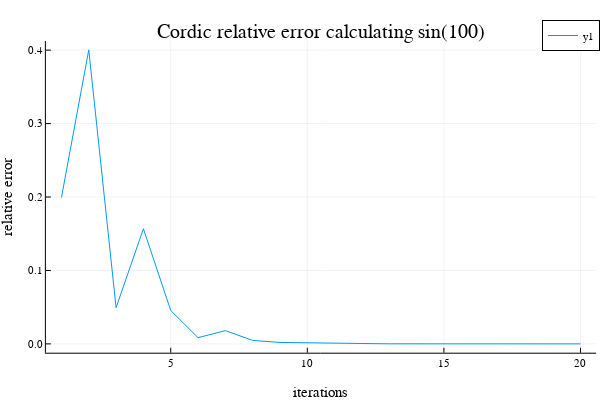

The notebook cell this image was saved under:
### Code cell
plot(cordic_error_of_iterations, X, title="Cordic relative error calculating sin(100)", xguide = "iterations", yguide = "relative error")

### Figure 1 — Plotly figure (JSON) as saved in the notebook; plotly's stock layout.template omitted (floating-point values rounded to 4 significant figures)
{"data": [{"colorbar": {"title": ""}, "legendgroup": "y1", "line": {"color": "rgba(0, 154, 250, 1.000)", "dash": "solid", "shape": "linear", "width": 1}, "mode": "lines", "name": "y1", "showlegend": true, "type": "scatter", "x": [1, 2, 3, 4, 5, 6, 7, 8, 9, 10, 11, 12, 13, 14, 15, 16, 17, 18, 19, 20], "xaxis": "x", "y": [0.1992, 0.4004, 0.04933, 0.1568, 0.04553, 0.008453, 0.01807, 0.004686, 0.001977, 0.001347, 0.000317, 0.0005145, 9.863e-05, 0.0001093, 5.323e-06, 4.665e-05, 2.066e-05, 7.67e-06, 1.174e-06, 2.074e-06], "yaxis": "y", "zmax": null, "zmin": null}], "layout": {"annotations": [{"font": {"color": "rgba(0, 0, 0, 1.000)", "family": "sans-serif", "size": 20}, "rotation": 0, "showarrow": false, "text": "Cordic relative error calculating sin(100)", "x": 0.535, "xanchor": "center", "xref": "paper", "y": 1, "yanchor": "top", "yref": "paper"}], "height": 400, "legend": {"bgcolor": "rgba(255, 255, 255, 1.000)", "bordercolor": "rgba(0, 0, 0, 1.000)", "borderwidth": 1, "font": {"color": "rgba(0, 0, 0, 1.000)", "family": "sans-serif", "size": 11}, "tracegroupgap": 0, "traceorder": "normal", "x": 1, "xanchor": "auto", "y": 1, "yanchor": "auto"}, "margin": {"b": 20, "l": 0, "r": 0, "t": 20}, "paper_bgcolor": "rgba(255, 255, 255, 1.000)", "plot_bgcolor": "rgba(255, 255, 255, 1.000)", "showlegend": true, "width": 600, "xaxis": {"anchor": "y", "domain": [0.07647, 0.9934], "gridcolor": "rgba(0, 0, 0, 0.100)", "gridwidth": 0.5, "linecolor": "rgba(0, 0, 0, 1.000)", "mirror": false, "range": [0.43, 20.57], "showgrid": true, "showline": true, "showticklabels": true, "tickangle": 0, "tickcolor": "rgb(0, 0, 0)", "tickfont": {"color": "rgba(0, 0, 0, 1.000)", "family": "sans-serif", "size": 11}, "tickmode": "array", "ticks": "inside", "ticktext": ["5", "10", "15", "20"], "tickvals": [5, 10, 15, 20], "title": "iterations", "titlefont": {"color": "rgba(0, 0, 0, 1.000)", "family": "sans-serif", "size": 15}, "type": "-", "visible": true, "zeroline": false, "zerolinecolor": "rgba(0, 0, 0, 1.000)"}, "yaxis": {"anchor": "x", "domain": [0.07581, 0.9415], "gridcolor": "rgba(0, 0, 0, 0.100)", "gridwidth": 0.5, "linecolor": "rgba(0, 0, 0, 1.000)", "mirror": false, "range": [-0.01201, 0.4124], "showgrid": true, "showline": true, "showticklabels": true, "tickangle": 0, "tickcolor": "rgb(0, 0, 0)", "tickfont": {"color": "rgba(0, 0, 0, 1.000)", "family": "sans-serif", "size": 11}, "tickmode": "array", "ticks": "inside", "ticktext": ["0.0", "0.1", "0.2", "0.3", "0.4"], "tickvals": [0, 0.1, 0.2, 0.3, 0.4], "title": "relative error", "titlefont": {"color": "rgba(0, 0, 0, 1.000)", "family": "sans-serif", "size": 15}, "type": "-", "visible": true, "zeroline": false, "zerolinecolor": "rgba(0, 0, 0, 1.000)"}}}
